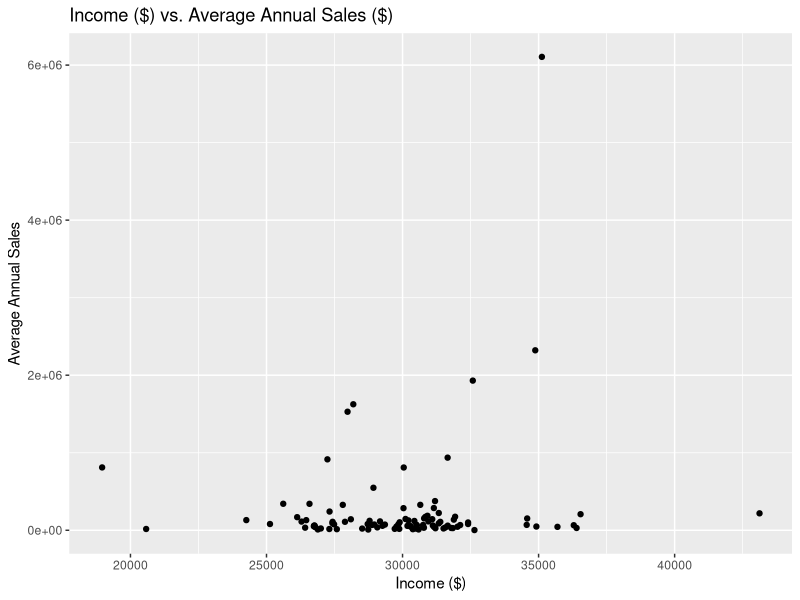

This figure's R source:
## ---- chunk 1
knitr::opts_chunk$set(echo = TRUE)
## ---- chunk 2
library(tidyverse)
library(dplyr)
library(ggplot2)
## ---- chunk 3
salesdata <- read.csv("project.sales.counties.csv")
ACSdata <- read.csv("project.acs.counties.csv")
## ---- chunk 4
avgsalesdata <- salesdata %>%
  group_by(county) %>%
  summarize(avgsalesdollars = mean(sale.dollars), 
            avgsalesvolume = mean(sale.volume))
## ---- chunk 5
countydata <- merge(ACSdata, avgsalesdata, by = "county")

attach(countydata)
## ---- chunk 6
model1 <- lm(avgsalesdollars ~ income, data = countydata)

summary(model1)
## ---- chunk 7
cor(income, high.school)
cor(income, bachelor)
cor(income, unemployment)
## ---- chunk 8
model2 <- lm(avgsalesdollars ~ income + high.school + unemployment, data = countydata)

summary(model2)
## ---- chunk 9
countydata <- countydata %>%
  mutate(percentwhite = pop.white/population)
## ---- chunk 10
model3 <- lm(avgsalesdollars ~ income + high.school + unemployment + percentwhite, data = countydata)

summary(model3)
## ---- chunk 11
model4 <- lm(avgsalesdollars ~ income + high.school + unemployment + percentwhite +income*percentwhite, data = countydata)

summary(model4)
## ---- chunk 12
ggplot(countydata, aes(x = income, y = avgsalesdollars)) +
  geom_point() +
  ggtitle("Income ($) vs. Average Annual Sales ($)") +
  xlab("Income ($)") +
  ylab("Average Annual Sales")
